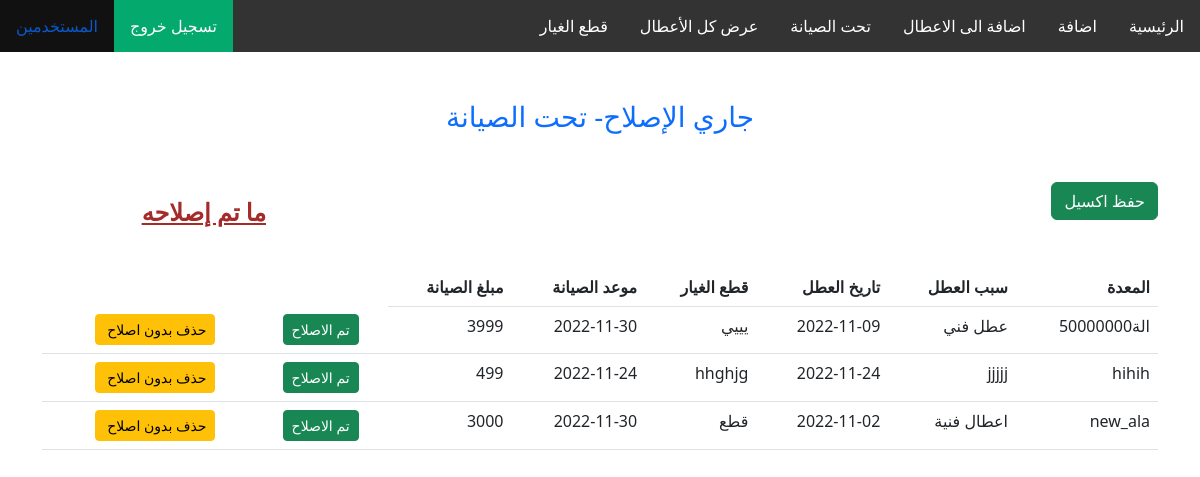
The page /syana.php on the database its author committed.
### tables this page shows
CREATE TABLE IF NOT EXISTS `esla7` (
  `name` varchar(100) DEFAULT NULL,
  `ghiar` varchar(100) DEFAULT NULL,
  `main_date` date DEFAULT NULL,
  `main_pay` float DEFAULT NULL,
  `id` int(11) NOT NULL AUTO_INCREMENT,
  `otl_date` date DEFAULT NULL,
  `otl_time` time DEFAULT NULL,
  `sabab` varchar(255) DEFAULT NULL,
  PRIMARY KEY (`id`)
);

### syana.php (the view, shortened to what this page needs)
<?php
include('connect.php');
mysqli_set_charset($con,"utf8");
$sel1=mysqli_query($con,"select * from esla7");
       ?>
<html lang="en" dir="rtl">
<head>
    <link href="https://cdn.jsdelivr.net/npm/bootstrap@5.2.2/dist/css/bootstrap.min.css" rel="stylesheet">
</head>
<body>
<ul>
  <li><a href="home_view.php">الرئيسية</a></li>
  <li><a href="add_frame_main.php">اضافة </a></li>
  <li><a href="maint_new.php">اضافة الى الاعطال</a></li>
  <li><a href="syana.php">  تحت الصيانة</a></li>
  <li><a href="maint_only_table.php">  عرض كل الأعطال</a></li>
  <li><a href="ghiar_frame.php">  قطع الغيار</a></li>
  <li style="float:left;"><a href="user_emp_history.php" > المستخدمين</a></li>
  <li style="float:left"><a class="active" href="index.html">تسجيل خروج</a></li>
</ul>
  <br>
  <br>
  <div><h3 class="text-primary text-center">جاري الإصلاح- تحت الصيانة</h3></div>
  <br>
<div class="container table-responsive">
<button class="btn btn-success mb-5 mt-3" style="" id="downloadExcel">حفظ اكسيل</button>
<a href="syana_tam.php" style="font-size:24px;font-weight:bolder;color:brown; margin-right:70%">ما تم إصلاحه</a>
<table class="table table-responsive" id="example-table">
  <tr>
            <th>المعدة</th>
            <th>سبب العطل</th>
            <th>تاريخ العطل</th>
            <th>قطع الغيار</th>
            <th>موعد الصيانة</th>
            <th>مبلغ الصيانة</th>
  </tr>
  <?php
  while($row=mysqli_fetch_array($sel1))
  {
    ?>
  <tr>
  <td><?php echo $row['name']?></td>
  <td><?php echo $row['sabab']?></td>
  <td><?php echo $row['otl_date']?></td>
  <td><?php echo $row['ghiar']?></td>
  <td><?php echo $row['main_date']?></td>
  <td><?php echo $row['main_pay']?></td>
  <td>
            <form action="#" method="post">
            <td><input type="submit" name="esla7" class="btn btn-sm btn-success" value="تم الاصلاح">
            </form>
  </td>
          </td>
  <td>
            <form action="#" method="post">
            <td><input type="submit" name="delete" class="btn btn-sm btn-warning" value="حذف بدون اصلاح ">
          </td>
            </form>
<?php
  }
?>
</td>
</table>
</div>
</body>

### syana.php (style rules this page uses)
ul { list-style-type: none; margin: 0; padding: 0; overflow: hidden; background-color: #333; }
li { float: right; }
li a { display: block; color: white; text-align: center; padding: 14px 16px; text-decoration: none; }
.active { background-color: #04AA6D; }

### rows shown on the page
esla7: name "الة50000000", sabab "عطل فني", otl_date "2022-11-09", ghiar "يييي", main_date "2022-11-30", main_pay "3999"
esla7: name "hihih", sabab "jjjjj", otl_date "2022-11-24", ghiar "hhghjg", main_date "2022-11-24", main_pay "499"
esla7: name "new_ala", sabab "اعطال فنية", otl_date "2022-11-02", ghiar "قطع", main_date "2022-11-30", main_pay "3000"
